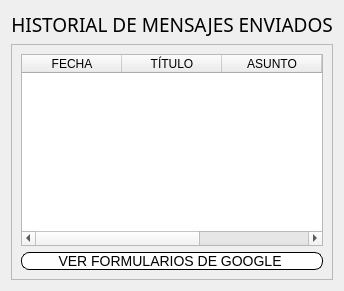
         <widget class="QWidget" name="sw_mensajes">
          <layout class="QVBoxLayout" name="verticalLayout_8" stretch="0,0">
           <property name="sizeConstraint">
            <enum>QLayout::SetMinimumSize</enum>
           </property>
           <item>
            <widget class="QLabel" name="lbl_mensajes">
             <property name="font">
              <font>
               <family>century-gothic</family>
               <pointsize>14</pointsize>
               <weight>50</weight>
               <italic>false</italic>
               <bold>false</bold>
              </font>
             </property>
             <property name="layoutDirection">
              <enum>Qt::LeftToRight</enum>
             </property>
             <property name="text">
              <string>HISTORIAL DE MENSAJES ENVIADOS</string>
             </property>
             <property name="alignment">
              <set>Qt::AlignCenter</set>
             </property>
            </widget>
           </item>
           <item>
            <widget class="QFrame" name="frame_2">
             <property name="sizePolicy">
              <sizepolicy hsizetype="Expanding" vsizetype="Expanding">
               <horstretch>1</horstretch>
               <verstretch>1</verstretch>
              </sizepolicy>
             </property>
             <property name="maximumSize">
              <size>
               <width>16777215</width>
               <height>400</height>
              </size>
             </property>
             <property name="frameShape">
              <enum>QFrame::StyledPanel</enum>
             </property>
             <property name="frameShadow">
              <enum>QFrame::Raised</enum>
             </property>
             <layout class="QVBoxLayout" name="verticalLayout_9" stretch="0,0">
              <property name="sizeConstraint">
               <enum>QLayout::SetMinimumSize</enum>
              </property>
              <item>
               <widget class="QTableWidget" name="tbl_historial">
                <column>
                 <property name="text">
                  <string>FECHA</string>
                 </property>
                </column>
                <column>
                 <property name="text">
                  <string>TÍTULO</string>
                 </property>
                </column>
                <column>
                 <property name="text">
                  <string>ASUNTO</string>
                 </property>
                </column>
                <column>
                 <property name="text">
                  <string>CUERPO</string>
                 </property>
                </column>
                <column>
                 <property name="text">
                  <string>GRUPOS</string>
                 </property>
                </column>
               </widget>
              </item>
              <item>
               <widget class="QPushButton" name="pushButton">
                <property name="sizePolicy">
                 <sizepolicy hsizetype="Preferred" vsizetype="Fixed">
                  <horstretch>0</horstretch>
                  <verstretch>0</verstretch>
                 </sizepolicy>
                </property>
                <property name="maximumSize">
                 <size>
                  <width>16777215</width>
                  <height>40</height>
                 </size>
                </property>
                <property name="styleSheet">
                 <string notr="true">*{
font:14px;
}
QPushButton{
color:black;
background:white;
border: 1px solid black;
border-radius:8px;
}

QPushButton:hover{
background-color:rgb(0, 170, 0);
border-radius:8px;
}</string>
                </property>
                <property name="text">
                 <string>VER FORMULARIOS DE GOOGLE </string>
                </property>
                <property name="icon">
                 <iconset resource="Resources/icons.qrc">
                  <normaloff>:/icons/form.png</normaloff>:/icons/form.png</iconset>
                </property>
                <property name="iconSize">
                 <size>
                  <width>40</width>
                  <height>40</height>
                 </size>
                </property>
               </widget>
              </item>
             </layout>
            </widget>
           </item>
          </layout>
         </widget>
